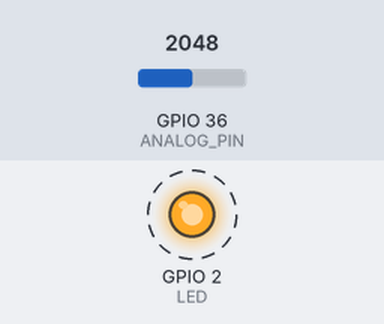
The sketch below on a simulated ESP32. On the bench: output pins drawn as LEDs (lit = HIGH). Dashed ring = blinking. The inputs (shaded band) are chosen by the test bench; at power-on: GPIO 36 (ANALOG_PIN) = 2048. WiFi joins after 1.5 s; servers stay silent unless stated; random numbers use the default seed unless the sketch sets one; what the sketch prints to the serial monitor is not drawn.

Above: at 5.1 s.
At 5.8 s:
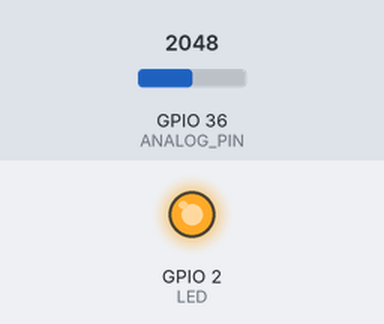
5.9 s: GPIO 36 (ANALOG_PIN) set to 2866
At 6.9 s:
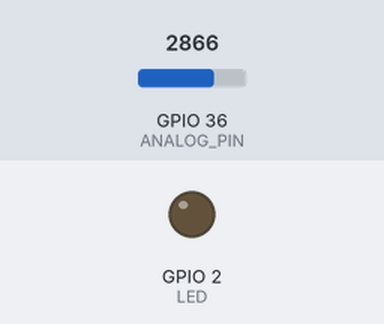
7.9 s: GPIO 36 (ANALOG_PIN) set to 3040
Timing chart, 0 to 21.5 s (numbered marks = the images above; inputs shaded):
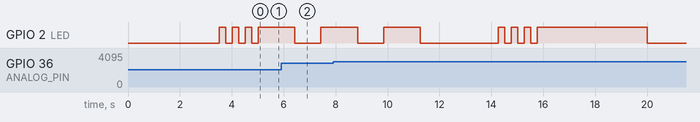

The sketch:

version1.ino
```cpp
#include <WiFi.h>
#include <WebServer.h>
#include <PubSubClient.h>
#define LED (2)
#define MAX_MSG_LEN (128)
#define ANALOG_PIN  (36)
#define ANALOG_MAX  (4095)
#define ANALOG_MIN  (0)
#define DOTS_MAX    (30)
#define DOTS_MIN    (1)
#define DAC_PIN     (25)
#define V33         (255)
#define SAMPLE_RATE (500)
#define LED_PIN     (2)
#define NUM_SEC     (1)
#define ITERATIONS  (3)


/* * * * * * Calibration and output code* * * * * */
struct calibration {
  int high_peak = ANALOG_MIN;
  int high_avg = ANALOG_MIN;
  int low_peak = ANALOG_MAX;
  int low_avg = ANALOG_MAX;
};

// calibration object
struct calibration cal;

// reads the sensor value and prints the magnitude in "."
int getAnalogDisplay() {
  int value = analogRead(ANALOG_PIN);
  int dots = map(value, ANALOG_MIN, ANALOG_MAX, DOTS_MIN, DOTS_MAX);
  int i;
  for(i = 0; i < dots; i++) {
    Serial.print(".");
  }
  for(i = dots; i < DOTS_MAX; i++) {
    Serial.print(" ");
  }
  Serial.println("|");

  return value;
}

// blinks 3 times for a total time of (period * 3)
void blink3(int period) {
  // wait two seconds then blink three times to signify start
  digitalWrite(LED_PIN, HIGH);
  delay(period / 2);
  digitalWrite(LED_PIN, LOW);
  delay(period / 2);
  digitalWrite(LED_PIN, HIGH);
  delay(period / 2);
  digitalWrite(LED_PIN, LOW);
  delay(period / 2);
  digitalWrite(LED_PIN, HIGH);
  delay(period / 2);
  digitalWrite(LED_PIN, LOW);
  delay(period / 2);
}


/* * * * * MQTT code * * * * */
//wifi config
const char* ssid = "WIFI_SSID";
const char* password = "WIFI_PASSWORD";

// MQTT Configuration
//const char *serverHostname = "your MQTT server hostname";
const IPAddress serverIPAddress(192, 168, 1, 9);

// the topic we want to use
const char *topic = "test/message";

//create the MQTT and WIFI stacks
WiFiClient espClient;
PubSubClient client(espClient);


// connect to wifi
void connectWifi() {
  delay(10);
  // Connecting to a WiFi network
  Serial.printf("\nConnecting to %s\n", ssid);
  WiFi.begin(ssid, password);
  while (WiFi.status() != WL_CONNECTED) {
    delay(250);
    Serial.print(".");
  }
  Serial.println("");
  Serial.print("WiFi connected on IP address ");
  Serial.println(WiFi.localIP());
}

// connect to MQTT server
void connectMQTT() {
  // Wait until we're connected
  while (!client.connected()) {
    // Create a random client ID
    String clientId = "ESP8266-";
    clientId += String(random(0xffff), HEX);
    Serial.printf("MQTT connecting as client %s...\n", clientId.c_str());
    // Attempt to connect
    if (client.connect(clientId.c_str())) {
      Serial.println("MQTT connected");
      // Once connected, publish an announcement...
      client.publish(topic, "hello from ESP8266");
      // ... and resubscribe
      client.subscribe(topic);
    } else {
      Serial.printf("MQTT failed, state %s, retrying...\n", client.state());
      // Wait before retrying
      delay(2500);
    }
  }
}

void callback(char *msgTopic, byte *msgPayload, unsigned int msgLength) {
  // copy payload to a static string
  static char message[MAX_MSG_LEN+1];
  if (msgLength > MAX_MSG_LEN) {
    msgLength = MAX_MSG_LEN;
  }
  strncpy(message, (char *)msgPayload, msgLength);
  message[msgLength] = '\0';

  Serial.printf("topic %s, message received: %s\n", topic, message);

  // decode message
  if (strcmp(message, "off") == 0) {
    setLedState(false);
  } else if (strcmp(message, "on") == 0) {
    setLedState(true);
  }
}

void setLedState(boolean state) {
  // LED logic is inverted, low means on
  digitalWrite(LED, !state);
}


/* * * * * Setup and Loop code * * * * */
void setup() {
  // intialize pins and serial connection
  pinMode(LED_PIN, OUTPUT);
  digitalWrite(LED_PIN, LOW);
  Serial.begin(115200);
  // Initialise wifi connection - this will wait until connected
  connectWifi();
  // connect to MQTT server
  client.setServer(serverIPAddress, 1883);
  client.setCallback(callback);

  // TODO: remove DAC test code
//  // DAC output
//  dacWrite(DAC_PIN, V33 / 2);

  // enter calibration sequence
  long avg_high_tot = 0;
  long avg_low_tot = 0;

  // wait 2 seconds then start collection sequence
  delay(2000);
  blink3(500);

  // loop three times for high
  for(int i = 0; i < ITERATIONS; i++) {
    // poll for max with light on
    digitalWrite(LED_PIN, HIGH);
    for(int j = 0; j < (SAMPLE_RATE * NUM_SEC); j++) {
      int value = getAnalogDisplay();
      if(value > cal.high_peak) {
        cal.high_peak = value;
      }
      avg_high_tot += value;
      delay(1000 / SAMPLE_RATE);
    }

    // wait so user does not have to stay tensed
    digitalWrite(LED_PIN, LOW);
    delay(1000 * NUM_SEC);
  }

  // wait 2 seconds then start low sequence
  Serial.println("Finished high");
  delay(2000);
  blink3(500);

  // get relaxed data for low
  // poll for min with light on
  digitalWrite(LED_PIN, HIGH);
  for(int j = 0; j < (SAMPLE_RATE * NUM_SEC * ITERATIONS); j++) {
    int value = getAnalogDisplay();
    if(value < cal.low_peak) {
      cal.low_peak = value;
    }
    avg_low_tot += value;
    delay(1000 / SAMPLE_RATE);
  }

  // turn off LED to signify end of data collection
  Serial.println("Finished low");
  digitalWrite(LED_PIN, LOW);

  // calculate averages
  cal.high_avg = avg_high_tot / (SAMPLE_RATE * ITERATIONS * NUM_SEC);
  cal.low_avg = avg_low_tot / (SAMPLE_RATE * ITERATIONS * NUM_SEC);

  // display results
  Serial.print("high_peak: ");
  Serial.println(cal.high_peak);
  Serial.print("high_avg: ");
  Serial.println(cal.high_avg);
  Serial.print("low_peak: ");
  Serial.println(cal.low_peak);
  Serial.print("low_avg: ");
  Serial.println(cal.low_avg);
  Serial.println();
  delay(2000);
}

int flag = 0;

void loop() {
  // display live data
  int output = getAnalogDisplay();

  if (!client.connected()) {
    connectMQTT();
  }
  // this is ESSENTIAL!
  client.loop();

  String msg = "";
  if (output > 3000){
    msg += "ACTIVE";
    if (flag >= 1){
      flag = 2;
    }
    else{
      flag = 1;
    }
  }
  else {
    flag = 0;
  }

  char msgBuf[1000];
  msg.toCharArray(msgBuf, 100);
  Serial.printf("read output: \"%s\"\n", msgBuf);
  if (flag == 1){
    client.publish(topic, msgBuf);
  }

  // check for message and send if available
  if(Serial.available()) {
    String msg = "";
    msg += Serial.read();
    char msgBuf[1000];
    msg.toCharArray(msgBuf, 100);
    Serial.printf("Trying to send: \"%s\"\n", msgBuf);
    client.publish(topic, msgBuf);
  }
  // idle
  delay(500);
}
```
